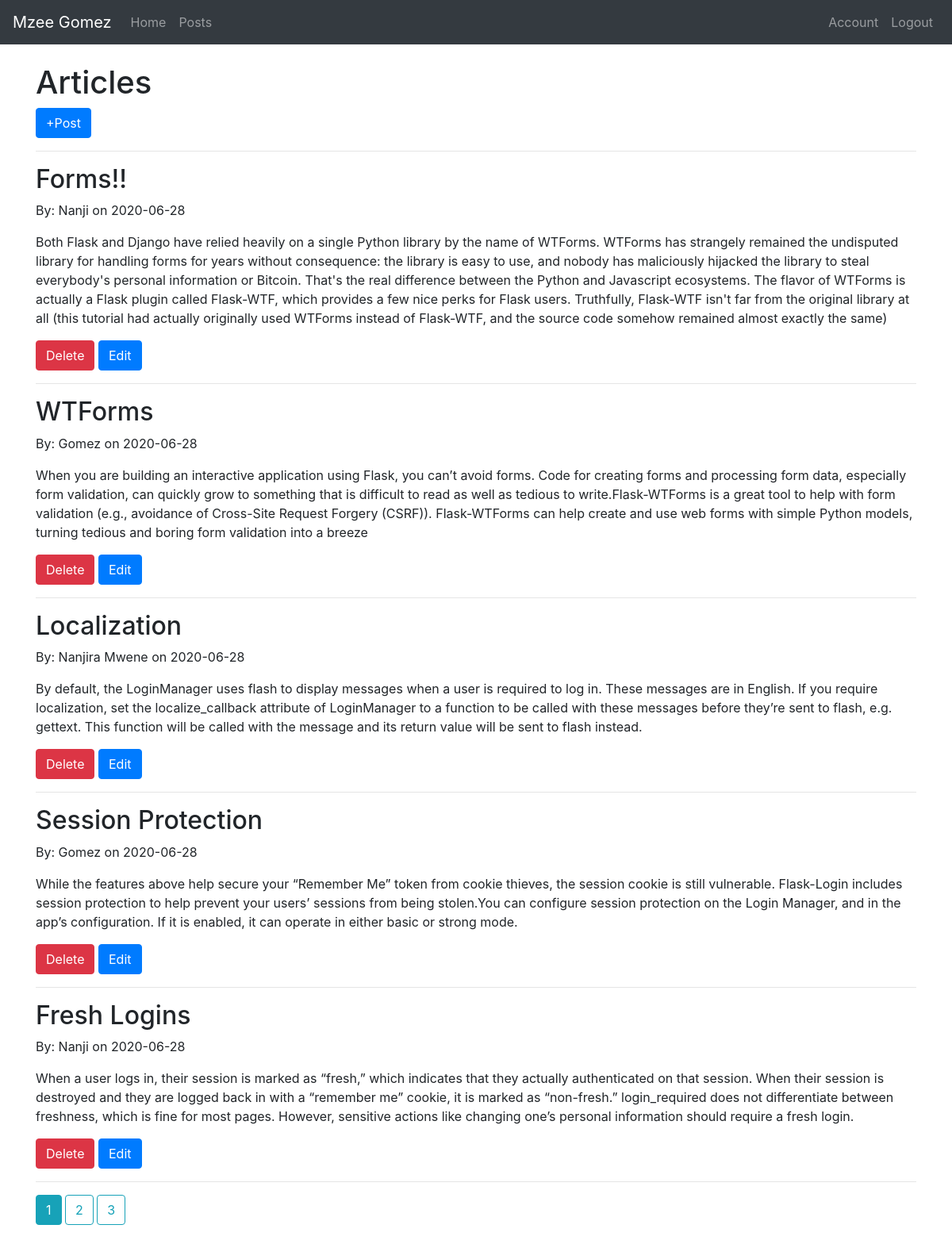
/post (signed in), run on the app's committed database.
### app.py (models this page shows, shortened)
class Blog(db.Model):
    id = db.Column(db.Integer, primary_key=True)
    title = db.Column(db.String(40), nullable=False)
    author = db.Column(db.String(20), nullable=False)
    content = db.Column(db.Text, nullable=False)
    date_posted = db.Column(db.DateTime, nullable=False, default=datetime.utcnow)

### app.py (the view)
@app.route('/post')
@login_required
def post():
    page = request.args.get('page', 1, type=int)
    posts = Blog.query.order_by(Blog.date_posted.desc()).paginate(page=page, per_page=5)
    return render_template('post.html', posts=posts)

### app.py (called while the page is built)
@login_manager.user_loader
def load_user(user_id):
    return User.query.get(int(user_id))

### templates/post.html
{% extends 'layout.html' %}
{% block body %}
    <h1>Articles</h1>
    <a class="btn btn-primary" href="/add">+Post</a>
    <hr>
    {% for post in posts.items %}
        <h2>{{ post.title }}</h2>
        <p>By: {{ post.author }} on {{ post.date_posted.strftime('%Y-%m-%d') }}</p>
        <p style="white-space: pre-wrap">{{ post.content }}</p>
        <a class="btn btn-danger" href="/post/delete/{{post.id}}">Delete</a>
        <a class="btn btn-primary" href="/post/edit/{{post.id}}">Edit</a>
        <hr>
    {% endfor %}
    {% for page_num in posts.iter_pages(left_edge=1, right_edge=1, left_current=1, right_current=2) %}
        {% if page_num %}
            {% if posts.page == page_num %}
                <a class="btn btn-info mb-4" href="{{ url_for('post', page=page_num) }}">{{ page_num }}</a>
            {% else %}
            <a class="btn btn-outline-info mb-4" href="{{ url_for('post', page=page_num) }}">{{ page_num }}</a>
            {% endif %}
        {% else %}
            ...
        {% endif %}
    {% endfor %}
{% endblock %}

### templates/layout.html (shortened to what this page needs)
<!DOCTYPE html>
<html lang="en">
<head>
    <link rel="stylesheet" href="https://stackpath.bootstrapcdn.com/bootstrap/4.5.0/css/bootstrap.min.css">
</head>
<body>
    {% include 'includes/_navbar.html' %}
    <div class="container">
        {% block body %}{% endblock %}
    </div>
</body>
</html>

### templates/includes/_navbar.html (shortened to what this page needs)
   <nav class="navbar navbar-expand-md navbar-dark bg-dark mb-4">
      <a class="navbar-brand" href="/">Mzee Gomez</a>
      <div class="collapse navbar-collapse" id="navbarCollapse">
        <ul class="navbar-nav mr-auto">
          <li>
            <a class="nav-link" href="/">Home <span class="sr-only">(current)</span></a>
          </li>
          <li class="nav-item">
            <a class="nav-link" href="/post">Posts</a>
          </li>
        </ul>
        <div class="navbar-nav">
            {% if current_user.is_authenticated %}
            <a class="nav-item nav-link" href="/account">Account</a>
            <a class="nav-item nav-link" href="/logout">Logout</a>
            {% else %}
            <a class="nav-item nav-link" href="/login">Login</a>
            <a class="nav-item nav-link" href="/register">Register</a>
            {% endif %}
        </div>
      </div>
    </nav>

### data on the page
Blog: title "Forms!!", author "Nanji", date_posted "2020-06-28", content "Both Flask and Django have relied heavily on a single Python library by the name of WTForms. WTForms has strangely remained the undisputed library for handling forms for years without consequence: the library is easy to use, and nobody has maliciously hijacked the library to steal everybody's personal information or Bitcoin. That's the real difference between the Python and Javascript ecosystems. The flavor of WTForms is actually a Flask plugin called Flask-WTF, which provides a few nice perks for Flask users. Truthfully, Flask-WTF isn't far from the original library at all (this tutorial had actually originally used WTForms instead of Flask-WTF, and the source code somehow remained almost…"
Blog: title "WTForms", author "Gomez", date_posted "2020-06-28", content "When you are building an interactive application using Flask, you can’t avoid forms. Code for creating forms and processing form data, especially form validation, can quickly grow to something that is difficult to read as well as tedious to write.Flask-WTForms is a great tool to help with form validation (e.g., avoidance of Cross-Site Request Forgery (CSRF)). Flask-WTForms can help create and use web forms with simple Python models, turning tedious and boring form validation into a breeze"
Blog: title "Localization", author "Nanjira Mwene", date_posted "2020-06-28", content "By default, the LoginManager uses flash to display messages when a user is required to log in. These messages are in English. If you require localization, set the localize_callback attribute of LoginManager to a function to be called with these messages before they’re sent to flash, e.g. gettext. This function will be called with the message and its return value will be sent to flash instead."
Blog: title "Session Protection", author "Gomez", date_posted "2020-06-28", content "While the features above help secure your “Remember Me” token from cookie thieves, the session cookie is still vulnerable. Flask-Login includes session protection to help prevent your users’ sessions from being stolen.You can configure session protection on the Login Manager, and in the app’s configuration. If it is enabled, it can operate in either basic or strong mode."
Blog: title "Fresh Logins", author "Nanji", date_posted "2020-06-28", content "When a user logs in, their session is marked as “fresh,” which indicates that they actually authenticated on that session. When their session is destroyed and they are logged back in with a “remember me” cookie, it is marked as “non-fresh.” login_required does not differentiate between freshness, which is fine for most pages. However, sensitive actions like changing one’s personal information should require a fresh login."

### other printed values
{{ page_num }} "1"
{{ page_num }} "2" "3"
